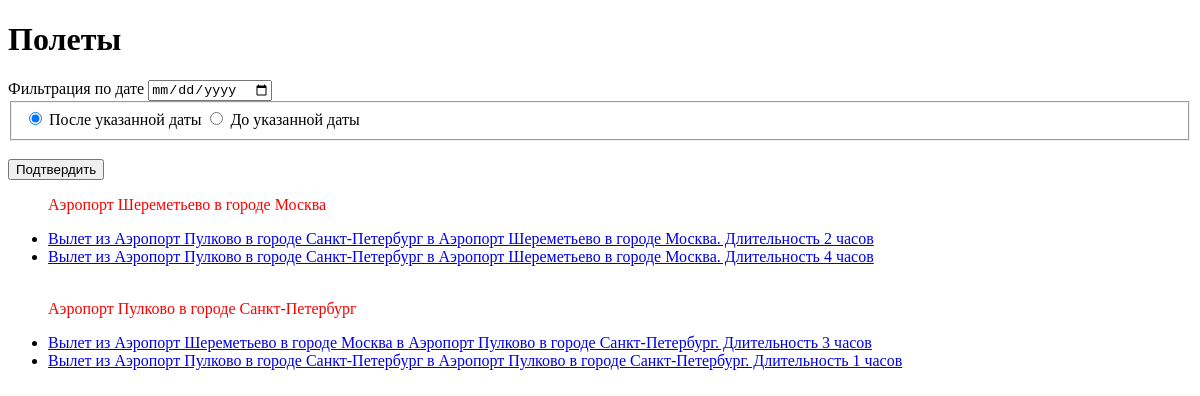
The app's page /, older data.
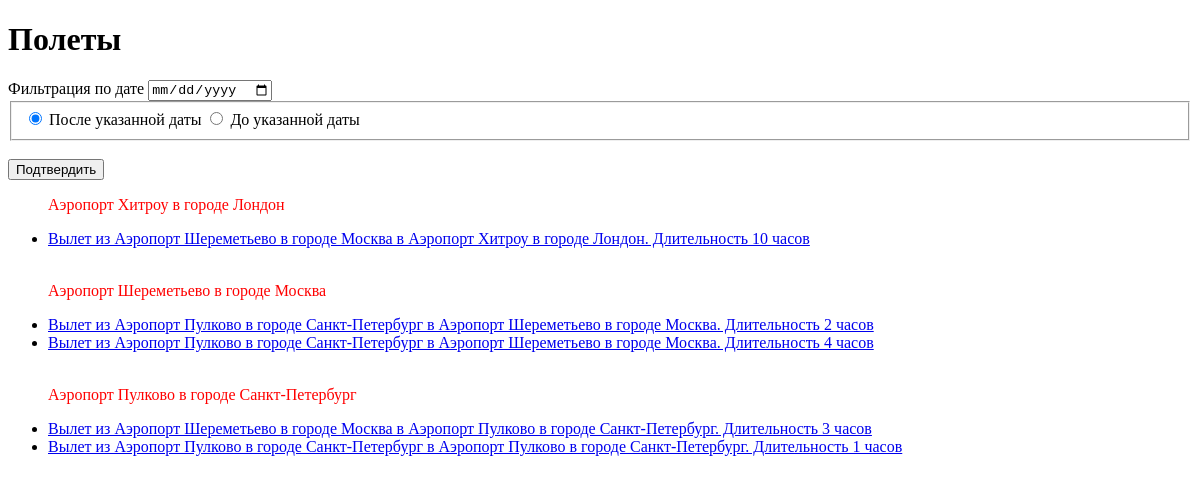
The same page, newer data.
### flights/models.py (models this page shows)
class Airport(models.Model):
    name = models.CharField(max_length=60, verbose_name='Название')
    city = models.CharField(max_length=60, verbose_name='Город')
    def __str__(self):
        return f'Аэропорт {self.name} в городе {self.city}'
    def get_arrivals(self):
        return self.flight_destination.all()
    class Meta:
        verbose_name = 'Аэропорт'
        verbose_name_plural = 'Аэропорты'
        ordering = ('city', )

class Flight(models.Model):
    origin = models.ForeignKey(Airport, verbose_name='Точка отправления', related_name='flight_origin',
                               on_delete=models.CASCADE, null=True)
    destination = models.ForeignKey(Airport, verbose_name='Точка прибытия', related_name='flight_destination',
                                    on_delete=models.CASCADE, null=True)
    duration = models.IntegerField(verbose_name='Длительность')
    created = models.DateTimeField(verbose_name='Время создания', default=now)
    def __str__(self):
        return f'Вылет из {self.origin} в {self.destination}. Длительность {self.duration} часов\n'
    class Meta:
        verbose_name = 'Вылет'
        verbose_name_plural = 'Вылеты'
        ordering = ('origin', 'duration')

### flights/views.py (the view)
# urls.py: path('', airports, name='airports'),
def airports(request):
    f = Airport.objects.all()
    context = {
        'airports': f
    }
    return render(request, 'index.html', context)

### flights/templates/index.html (shortened to what this page needs)
{% extends 'base.html' %}
{% block body %}
    <h1>Полеты</h1>
    <form method="GET" action="{% url  'flights:date_filter'%}">
        <label>Фильтрация по дате</label>
        <input type="date" name="start_date" id="start_date">
        <fieldset>
            <input type="radio" id="gte" name="filter_type" value="gte" checked>
            <label>После указанной даты</label>
            <input type="radio" id="lte" name="filter_type" value="lte">
            <label>До указанной даты</label>
        </fieldset>
        <br>
        <button type="submit">Подтвердить</button>
    </form>
    <ul>
        {% for airport in airports %}
        <p>{{ airport }}</p>
              {% for flight in airport.get_arrivals %}
                <li> <a href="{% url 'flights:flight' flight.id %}"> {{flight}} </a> </li>
              {% endfor %}
        <br>
        {% endfor %}
    </ul>
{% endblock %}

Row changes from the older to the newer data that the page shows:
added Airport: name+city "Аэропорт Хитроу в городе Лондон"
added Flight: origin+destination+duration "Вылет из Аэропорт Шереметьево в городе Москва в Аэропорт Хитроу в городе Лондон. Длительность 10 часов", shown under "Аэропорт Хитроу в городе Лондон"
